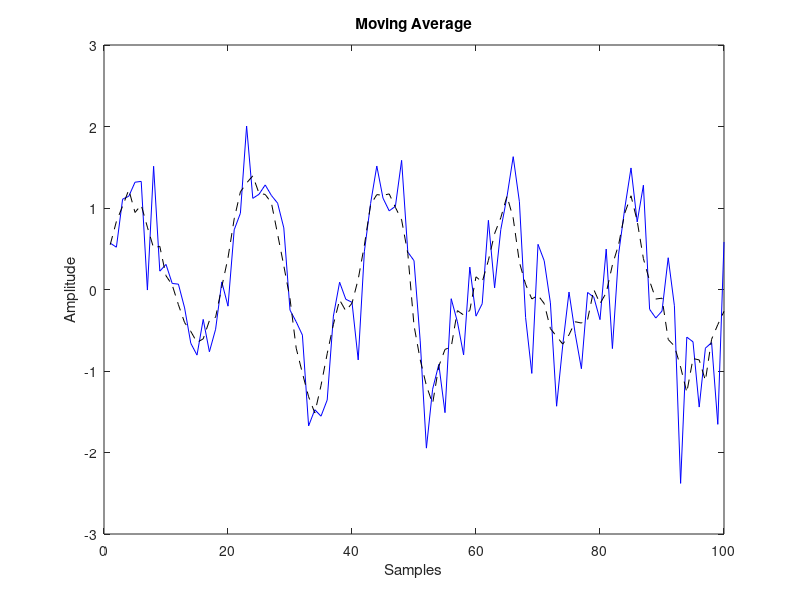

Recreate this plot in MATLAB.
%Mô phỏng tín hiệu PPG và áp dụng trung bình động dùng tích chập
windowSize = 4;
n = 100; % Số lượng mẫu
Raw_Sig = sin(2 * pi * (1:n) / 20) + 0.5 * randn(1, n)
kernel = [0,0, 1/4, 1/4, 1/4, 1/4, 0, 0];%x1/4+x2/4+x3/4+x4/4  khi vào hàm conv
Filtered_Sig = conv(Raw_Sig, kernel, 'same');
figure, plot (Raw_Sig,'b');
hold on; plot (Filtered_Sig,'k--');
xlabel('Samples');
ylabel('Amplitude');
title('Moving Average')